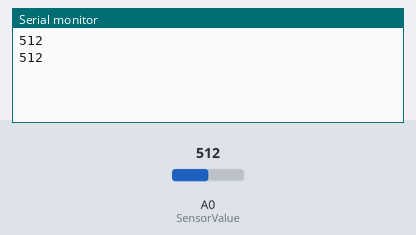
A sketch run on a simulated Arduino Uno, built with avr-gcc and run on an emulated ATmega328P. Shown: the last lines printed to the serial monitor. Inputs (shaded band) come from the test bench; at power-on: A0 (SensorValue) = 512. No radio packets arrive unless stated.

Above: at 1.8 s.
1.9 s: A0 (SensorValue) set to 716
At 2.8 s:
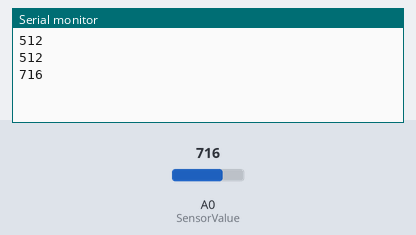
3.4 s: A0 (SensorValue) set to 900
At 4.7 s:
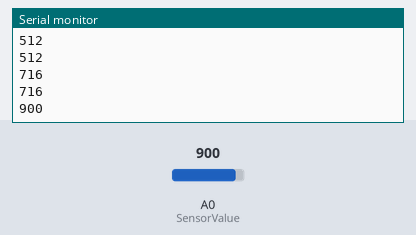
Timing chart, 0 to 6.4 s (numbered marks = the images above; inputs shaded):
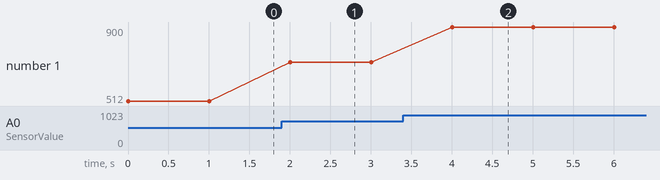

The sketch:

Transmitt2.ino
```cpp
#include <SPI.h>
#include <nRF24L01.h>
#include <RF24.h>

RF24 radio(3,4); // CE, CSN

const uint64_t address[] = {0x7878787878LL, 0xB3B4B5B6F1LL, 0xB3B4B5B6CDLL};
const int SensorValue = A0;
int Value;

void setup() {
  radio.begin();
  Serial.begin(9600);
  radio.openWritingPipe(address[1]);
  radio.openReadingPipe(0, address[0]);
  radio.setPALevel(RF24_PA_MIN);
  radio.stopListening();
}
void loop() {
  Value = analogRead(SensorValue);
  Serial.println(Value);
  //radio.write(&Value, sizeof(Value));
  if(Value>900)
  {
  radio.write(&Value, sizeof(Value));
  }
  delay(1000);
}
```

Measured:
- after the input at 1.9 s, the serial monitor: prints a new line after 0.11 s (image 1)
- after the input at 3.4 s, the serial monitor: prints a new line after 0.61 s (image 2)
- plotted number 1: 512 → 716 after the input at 1.9 s, 716 → 900 after the input at 3.4 s
